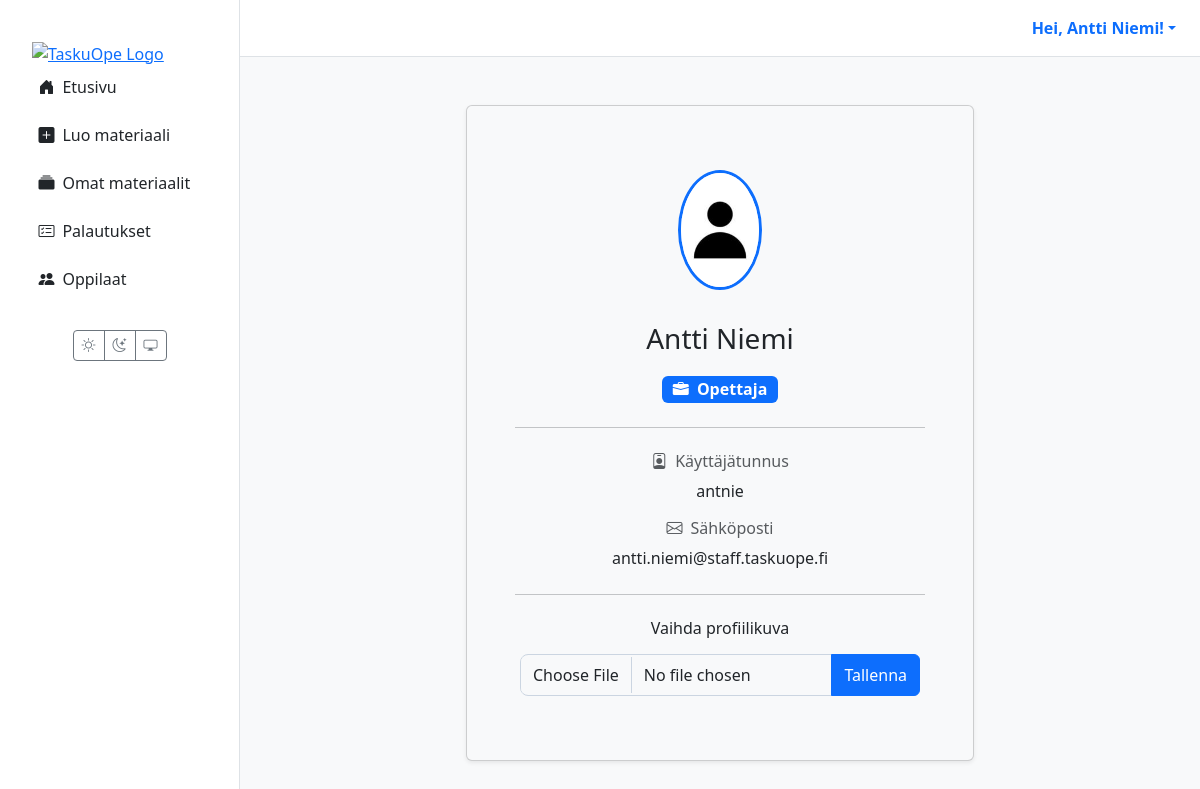
/profile/ (signed in), run on the app's committed database.
### users/models.py (models this page shows, shortened)
class CustomUser(AbstractUser):
    class Role(models.TextChoices):
        TEACHER = 'TEACHER', 'Teacher'
        STUDENT = 'STUDENT', 'Student'
    role = models.CharField(max_length=50, choices=Role.choices, default=Role.STUDENT)
    grade_class = models.PositiveSmallIntegerField(
        verbose_name="Luokka-aste",
        null=True,
        blank=True,
        choices=[(i, f"{i}. luokka") for i in range(1, 7)]
    )
    profile_image = models.ImageField(
        verbose_name="Profiilikuva",
        upload_to='profile_pics/',
        null=True,
        blank=True
    )

### users/views.py (the view)
# urls.py: path('profile/', user_views.profile_view, name='profile'),
@login_required(login_url='kirjaudu')
def profile_view(request):
    if request.method == 'POST':
        form = ProfileImageForm(request.POST, request.FILES, instance=request.user)
        if form.is_valid():
            form.save()
            messages.success(request, "Profiilikuva päivitetty onnistuneesti!")
            return redirect('profile')
    else:
        form = ProfileImageForm(instance=request.user)
    context = {
        'user': request.user,
        'form': form  # Välitetään lomake templatelle
    }
    return render(request, 'registration/profile.html', context)

### users/forms.py
class ProfileImageForm(forms.ModelForm):
    class Meta:
        model = CustomUser
        fields = ['profile_image']
        labels = {
            'profile_image': ''
        }
        widgets = {
            'profile_image': forms.FileInput(attrs={'class': 'form-control'})
        }

### templates/registration/profile.html (shortened to what this page needs)
{% extends "partials/base.html" %}
{% load static %}
{% block content %}
<div class="container mt-4">
  <div class="row justify-content-center">
    <div class="col-lg-8 col-xl-7">
      <div class="card shadow-sm">
        <div class="card-body p-4 p-md-5 text-center">
          <div class="profile-avatar-wrapper mb-3">
            <img src="{% if user.profile_image %}{{ user.profile_image.url }}{% else %}{% static 'images/default_avatar.png' %}{% endif %}"
                 alt="Profiilikuva"
                 class="profile-avatar-img">
          </div>
          <h2 class="h3">{{ user.get_full_name|default:user.username }}</h2>
          <span class="badge fs-6 {% if user.role == 'TEACHER' %}bg-primary{% else %}bg-info text-dark{% endif %}">
            {% if user.role == "TEACHER" %}<i class="bi bi-briefcase-fill me-1"></i> Opettaja{% else %}<i class="bi bi-book-fill me-1"></i> Oppilas{% endif %}
          </span>
          <hr class="my-4">
          <div class="profile-details">
            <div class="mb-3">
              <h6 class="text-muted"><i class="bi bi-person-badge me-2"></i>Käyttäjätunnus</h6>
              <p class="fw-medium mb-0">{{ user.username }}</p>
            </div>
            <div class="mb-3">
              <h6 class="text-muted"><i class="bi bi-envelope me-2"></i>Sähköposti</h6>
              <p class="fw-medium mb-0">{{ user.email|default:"Ei asetettu" }}</p>
            </div>
          </div>
          <hr class="my-4">
          <div class="w-100 mx-auto" style="max-width: 400px;">
            <h5 class="h6 mb-3">Vaihda profiilikuva</h5>
            <form method="post" enctype="multipart/form-data">
              <div class="input-group mb-3">
                {{ form.profile_image }}
                <button class="btn btn-primary" type="submit">Tallenna</button>
              </div>
            </form>
          </div>
        </div>
      </div>
    </div>
  </div>
</div>
{% endblock %}

### templates/partials/base.html (shortened to what this page needs)
{% load static %}
<!DOCTYPE html>
<html lang="fi" data-bs-theme="light">
<head>
  <link href="https://cdn.jsdelivr.net/npm/bootstrap@5.3.2/dist/css/bootstrap.min.css" rel="stylesheet">
  <link rel="stylesheet" href="https://cdn.jsdelivr.net/npm/bootstrap-icons@1.11.3/font/bootstrap-icons.min.css">
  <link rel="stylesheet" href="{% static 'css/style.css' %}">
</head>
<body>
  <div class="main-layout-container">
    <aside class="sidebar d-none d-lg-flex flex-column">
      <div class="flex-column w-100">
        <a href="{% url 'dashboard' %}" class="px-3 pt-3 d-block"><img src="{% static 'images/logo1.png' %}" alt="TaskuOpe Logo" class="img-fluid"></a>
        {% with nm=request.resolver_match.url_name %}
        <nav class="nav nav-pills flex-column mb-4 px-2">
          <a href="{% url 'dashboard' %}" class="nav-link {% if nm == 'dashboard' %}active{% endif %}"><i class="bi bi-house-door-fill me-2"></i>Etusivu</a>
          {% if request.user.is_authenticated and request.user.role == 'STUDENT' %}
            <a href="{% url 'student_assignments' %}" class="nav-link {% if nm == 'student_assignments' %}active{% endif %}"><i class="bi bi-list-check me-2"></i>Omat tehtävät</a>
            <a href="{% url 'student_games' %}" class="nav-link {% if nm == 'student_games' %}active{% endif %}"><i class="bi bi-controller me-2"></i>Pelit</a>
            <a href="{% url 'student_grades' %}" class="nav-link {% if nm == 'student_grades' %}active{% endif %}"><i class="bi bi-award me-2"></i>Palautukset & arvioinnit</a>
          {% elif request.user.is_authenticated and request.user.role == 'TEACHER' %}
            <a href="{% url 'create_material' %}" class="nav-link {% if nm == 'create_material' %}active{% endif %}"><i class="bi bi-plus-square-fill me-2"></i>Luo materiaali</a>
            <a href="{% url 'material_list' %}" class="nav-link {% if nm == 'material_list' %}active{% endif %}"><i class="bi bi-collection-fill me-2"></i>Omat materiaalit</a>
            <a href="{% url 'view_all_submissions' %}" class="nav-link {% if nm == 'view_all_submissions' %}active{% endif %}"><i class="bi bi-card-checklist me-2"></i>Palautukset</a>
            <a href="{% url 'teacher_student_list' %}" class="nav-link {% if nm == 'teacher_student_list' %}active{% endif %}"><i class="bi bi-people-fill me-2"></i>Oppilaat</a>
          {% endif %}
        </nav>
        {% endwith %}
        <div class="mt-auto text-center pb-3">
          <div class="btn-group"><button id="theme-light" class="btn btn-outline-secondary btn-sm"><i class="bi bi-sun"></i></button><button id="theme-dark" class="btn btn-outline-secondary btn-sm"><i class="bi bi-moon-stars"></i></button><button id="theme-system" class="btn btn-outline-secondary btn-sm"><i class="bi bi-display"></i></button></div>
        </div>
      </div>
    </aside>
    <div class="main-content-wrapper">
      <header class="main-header d-none d-lg-flex justify-content-end align-items-center px-4 py-3">
        <div class="dropdown">
          <a href="#" class="d-flex align-items-center text-decoration-none dropdown-toggle" data-bs-toggle="dropdown">
            <strong>Hei, {{ user.get_full_name|default:user.username }}!</strong>
          </a>
        </div>
      </header>
      <main class="page-content">
        {% block content %}{% endblock %}
      </main>
    </div>
  </div>
</body>
</html>

### TaskuOpe/static/css/style.css (style rules this page uses)
:root { --sidebar-width: 240px; }
[data-bs-theme="light"] { --bg-color: #f8f9fa; --card-bg-color: #ffffff; --text-color: #212529; --border-color: #dee2e6; --bs-body-bg: var(--bg-color); --bs-body-color: var(--text-color); --bs-border-color: var(--border-color); --bs-card-bg: var(--card-bg-color); }
html, body { height: 100%; overflow: hidden; }
.main-layout-container { display: flex; flex-direction: row; height: 100%; width: 100%; background-color: var(--bs-body-bg); }
.sidebar { width: var(--sidebar-width); flex-shrink: 0; height: 100vh; overflow-y: auto; background-color: var(--card-bg-color); border-right: 1px solid var(--border-color); padding: 1.5rem 1rem; }
.main-content-wrapper { flex-grow: 1; display: flex; flex-direction: column; height: 100vh; overflow: hidden; }
.main-header { flex-shrink: 0; background-color: var(--card-bg-color); border-bottom: 1px solid var(--border-color); padding: 0.75rem 1.5rem; }
.page-content { flex-grow: 1; overflow-y: auto; padding: 1.5rem; }
.sidebar .nav-link { color: var(--text-color); font-weight: 500; padding: 0.6rem 0.9rem; border-radius: 0.4rem; margin-bottom: 0.3rem; transition: background 0.2s; }
.card-body img:not(.img-scaled) { max-width: 70%; display: block; margin: 1rem auto; }
.card-body, #markdown-preview { display: flow-root; }
#markdown-preview h1, .card-body h1, #markdown-preview h2, .card-body h2, #markdown-preview h3, .card-body h3, #markdown-preview h4, .card-body h4, #markdown-preview p, .card-body p, #markdown-preview ul, .card-body ul, #markdown-preview ol, .card-body ol, #markdown-preview blockquote, .card-body blockquote { margin-bottom: 1.25rem; }
#markdown-preview h1:not(:first-child), .card-body h1:not(:first-child), #markdown-preview h2:not(:first-child), .card-body h2:not(:first-child), #markdown-preview h3:not(:first-child), .card-body h3:not(:first-child) { margin-top: 2rem; }
.form-control, .form-select { border: 1px solid #cbd5e1; padding: 8px 12px; border-radius: 8px; transition: border-color 0.2s, box-shadow 0.2s; }
:root { --taskuope-font-sans: system-ui, -apple-system, "Segoe UI", Roboto, "Helvetica Neue", Arial, sans-serif; }

### templates/registration/profile.html (style rules this page uses)
.profile-avatar-wrapper { position: relative; width: 120px; height: 120px; margin: 0 auto; }
.profile-avatar-img { width: 100%; height: 100%; border-radius: 50%; object-fit: cover; border: 3px solid var(--bs-primary); }

### data on the page
CustomUser: get_full_name "Antti Niemi", username "antnie", email "antti.niemi@staff.taskuope.fi"
